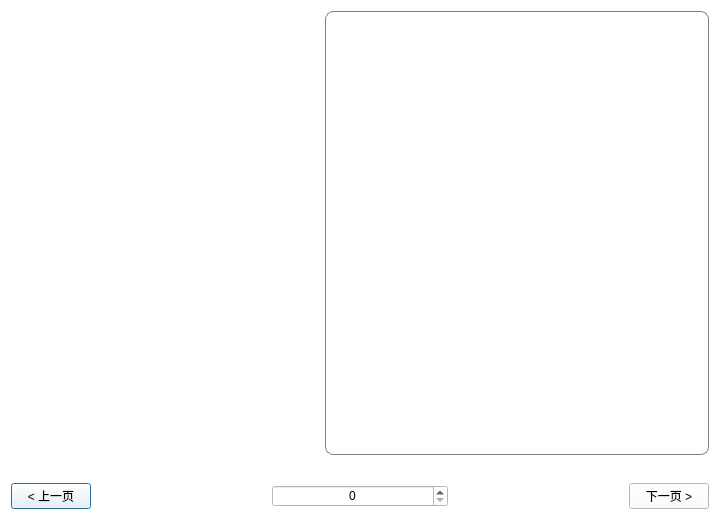
<?xml version="1.0" encoding="UTF-8"?>
<ui version="4.0">
 <class>HelpDialog</class>
 <widget class="QDialog" name="HelpDialog">
  <property name="geometry">
   <rect>
    <x>0</x>
    <y>0</y>
    <width>720</width>
    <height>520</height>
   </rect>
  </property>
  <property name="sizePolicy">
   <sizepolicy hsizetype="Fixed" vsizetype="Fixed">
    <horstretch>0</horstretch>
    <verstretch>0</verstretch>
   </sizepolicy>
  </property>
  <property name="minimumSize">
   <size>
    <width>720</width>
    <height>520</height>
   </size>
  </property>
  <property name="maximumSize">
   <size>
    <width>720</width>
    <height>520</height>
   </size>
  </property>
  <property name="windowTitle">
   <string>Help</string>
  </property>
  <property name="windowIcon">
   <iconset resource="resource.qrc">
    <normaloff>:/rcs/help.png</normaloff>:/rcs/help.png</iconset>
  </property>
  <property name="styleSheet">
   <string notr="true">background-color: rgb(255, 255, 255);</string>
  </property>
  <layout class="QVBoxLayout" name="verticalLayout" stretch="20,1,2">
   <item>
    <layout class="QHBoxLayout" name="horizontalLayout_2" stretch="8,10">
     <item>
      <widget class="QLabel" name="label">
       <property name="sizePolicy">
        <sizepolicy hsizetype="Expanding" vsizetype="Expanding">
         <horstretch>0</horstretch>
         <verstretch>0</verstretch>
        </sizepolicy>
       </property>
       <property name="styleSheet">
        <string notr="true"/>
       </property>
       <property name="text">
        <string/>
       </property>
      </widget>
     </item>
     <item>
      <widget class="QTextBrowser" name="textBrowser">
       <property name="styleSheet">
        <string notr="true">QTextBrowser {
    border: 1px solid gray;
	border-radius: 8px;
	font: 12pt &quot;Microsoft YaHei&quot;;
}

QTextBrowser:focus {
    border: 1px solid gray;
    border-bottom: 1px solid #FFA500;
}
</string>
       </property>
       <property name="openExternalLinks">
        <bool>true</bool>
       </property>
      </widget>
     </item>
    </layout>
   </item>
   <item>
    <spacer name="verticalSpacer">
     <property name="orientation">
      <enum>Qt::Vertical</enum>
     </property>
     <property name="sizeHint" stdset="0">
      <size>
       <width>20</width>
       <height>40</height>
      </size>
     </property>
    </spacer>
   </item>
   <item>
    <layout class="QHBoxLayout" name="horizontalLayout">
     <item>
      <widget class="QPushButton" name="pushButton_2">
       <property name="cursor">
        <cursorShape>PointingHandCursor</cursorShape>
       </property>
       <property name="styleSheet">
        <string notr="true">QPushButton {
	background-color: rgb(255, 255, 255);
}

QPushButton:hover {
	background-color: #f0f0f0;
}</string>
       </property>
       <property name="text">
        <string>&lt; 上一页</string>
       </property>
      </widget>
     </item>
     <item>
      <spacer name="horizontalSpacer">
       <property name="orientation">
        <enum>Qt::Horizontal</enum>
       </property>
       <property name="sizeHint" stdset="0">
        <size>
         <width>40</width>
         <height>20</height>
        </size>
       </property>
      </spacer>
     </item>
     <item>
      <widget class="QSpinBox" name="spinBox">
       <property name="sizePolicy">
        <sizepolicy hsizetype="Expanding" vsizetype="Fixed">
         <horstretch>0</horstretch>
         <verstretch>0</verstretch>
        </sizepolicy>
       </property>
       <property name="styleSheet">
        <string notr="true"/>
       </property>
       <property name="alignment">
        <set>Qt::AlignCenter</set>
       </property>
      </widget>
     </item>
     <item>
      <spacer name="horizontalSpacer_2">
       <property name="orientation">
        <enum>Qt::Horizontal</enum>
       </property>
       <property name="sizeHint" stdset="0">
        <size>
         <width>40</width>
         <height>20</height>
        </size>
       </property>
      </spacer>
     </item>
     <item>
      <widget class="QPushButton" name="pushButton">
       <property name="cursor">
        <cursorShape>PointingHandCursor</cursorShape>
       </property>
       <property name="styleSheet">
        <string notr="true">QPushButton {
	background-color: rgb(255, 255, 255);
}

QPushButton:hover {
	background-color: #f0f0f0;
}</string>
       </property>
       <property name="text">
        <string>下一页 &gt;</string>
       </property>
      </widget>
     </item>
    </layout>
   </item>
  </layout>
 </widget>
 <resources>
  <include location="resource.qrc"/>
 </resources>
 <connections/>
</ui>
